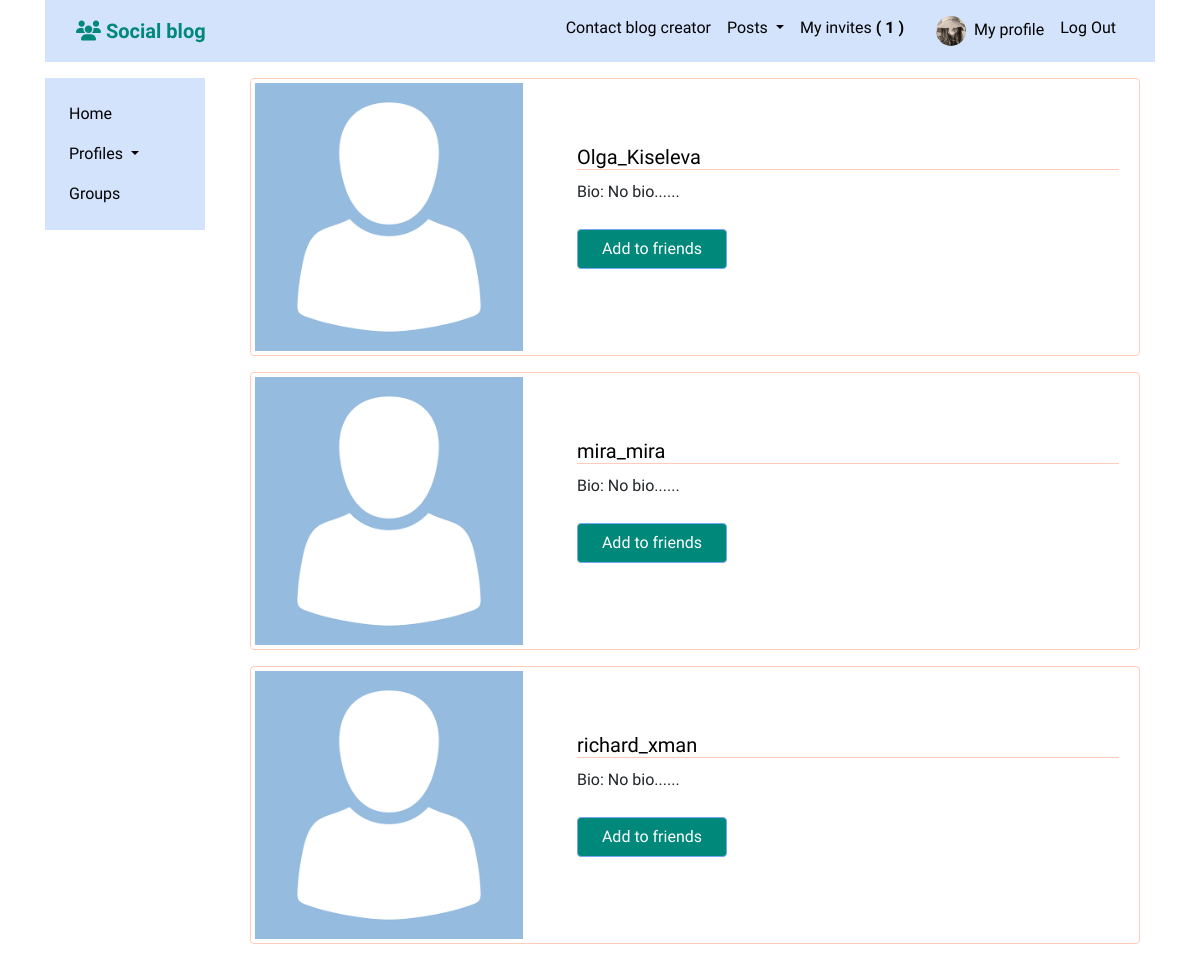
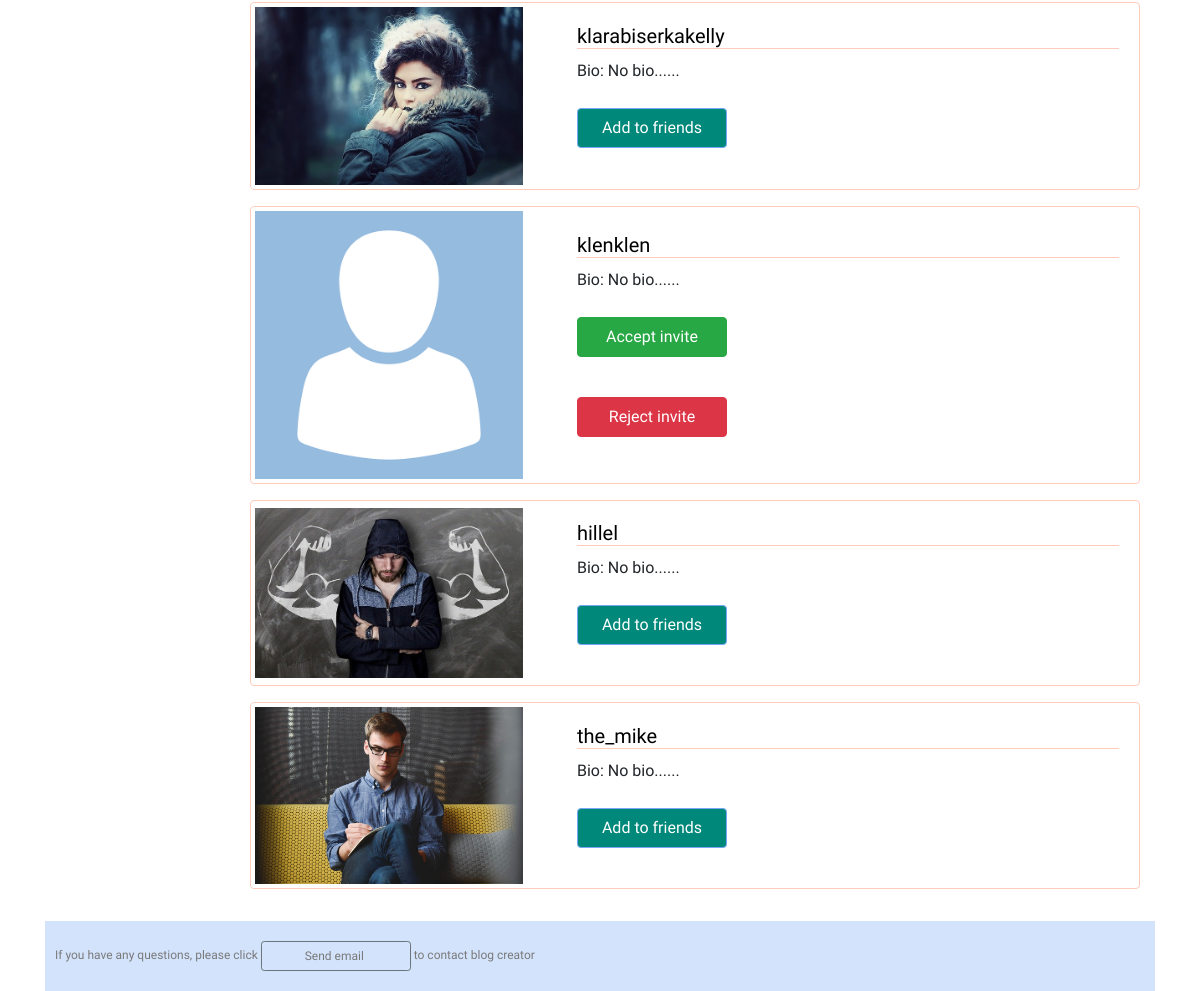
Page /profiles/to_invite/ (signed in) on the committed database (2 pictures, top to bottom).
### profiles/models.py (models this page shows, shortened)
class Profile(models.Model):
    first_name = models.CharField(max_length=100, blank=True)
    last_name = models.CharField(max_length=100, blank=True)
    user = models.OneToOneField(User, on_delete=models.CASCADE)
    bio = models.TextField(default='No bio...')
    friends = models.ManyToManyField(User, related_name='friends', blank=True)
    email = models.EmailField(max_length=200, blank=True)
    country = models.CharField(max_length=200,blank=True)
    avatar = models.ImageField(default='avatar.png', upload_to='avatars/')
    slug = models.SlugField(unique=True, blank=True)
    updated = models.DateTimeField(auto_now=True)
    created = models.DateTimeField(auto_now_add=True)
    objects = ProfileManager()
    def get_absolute_url(self):
        return reverse('profiles:profile_detail_view', kwargs={'slug': self.slug})
    __initial_first_name = None
    __initial_last_name = None
    def __init__(self, *args, **kwargs):
        super().__init__(*args, **kwargs)
        self.__initial_first_name = self.first_name
        self.__initial_last_name = self.last_name
    class Meta:
        ordering = ['-created',]

### profiles/views.py (the view)
# urls.py: path('to_invite/', views.invite_profiles_list_view, name='invite_profiles_view'),
@login_required
def invite_profiles_list_view(request):
    user = request.user
    profile = Profile.objects.get(user=user)
    qs = Profile.objects.get_all_profiles_to_invite(user)
    rel_r = Relationship.objects.filter(sender=profile)
    rel_s = Relationship.objects.filter(receiver=profile)
    rel_receiver = []
    rel_sender = []
    for item in rel_r:
        rel_receiver.append(item.receiver.user)
    for item in rel_s:
        rel_sender.append(item.sender.user)
    context = {
        'rel_receiver': rel_receiver,
        'rel_sender': rel_sender,
        'qs': qs,
    }
    return render(request, 'profiles/to_invite_list.html', context)

### profiles/context_processors.py (called while the page is built)
def profile_pic(request):
    if request.user.is_authenticated:
        profile_obj = Profile.objects.get(user=request.user)
        pic = profile_obj.avatar
        return {'picture': pic}
    return {}

def invitations_no_rec(request):
    if request.user.is_authenticated:
        profile_obj = Profile.objects.get(user=request.user)
        qs_count = Relationship.objects.invitations_received(profile_obj).count()
        return {'invitations_no': qs_count}
    return {}

### profiles/models.py (called while the page is built)
    def get_all_profiles_to_invite(self, sender):
        profiles = Profile.objects.all().exclude(user=sender)
        profile = Profile.objects.get(user=sender)
        qs = Relationship.objects.filter(Q(sender=profile) | Q(receiver=profile))
        accepted = set([])
        for rel in qs:
            if rel.status == 'accepted':
                accepted.add(rel.receiver)
                accepted.add(rel.sender)
        available = [profile for profile in profiles if profile not in accepted]
        return available

    def invitations_received(self, receiver):
        qs = Relationship.objects.filter(receiver=receiver, status='send')
        return qs

### profiles/templates/profiles/to_invite_list.html (shortened to what this page needs)
<!DOCTYPE html>
{% extends 'base.html' %}
{% block content %}
<div class='container'>
    {% for object in qs %}
    <div class="card mb-3">
      <div class="row g-0">
        <div class="col-md-4 d-flex align-items-center">
          <a href="{{object.get_absolute_url}}" ><img class="img-thumbnail" src="{{object.avatar.url}}"></a>
        </div>
        <div class="col-md-8 d-flex align-items-center">
          <div class="card-body">
            <a href="{{object.get_absolute_url}}"><h5 class="card-title profile_name">{{object.user}}</h5></a>
            <h6 class="card-text">Bio: {{object.bio|slice:100}}...</h6>
            {% if object.user not in rel_receiver and object.user not in rel_sender %}
                <form method="POST" action="{% url 'profiles:send_invite'%}">
                  <button type="submit" class="btn btn-primary">Add to friends</button>
                </form>
            {% endif %}
            {% if object.user in rel_sender %}
              <form method="post" action="{% url 'profiles:accept_invite' %}">
                <button class="btn btn-success" type="submit">Accept invite</button>
              </form>
              <form method="post" action="{% url 'profiles:reject_invite' %}">
                <button class="btn btn-danger" type="submit">Reject invite</button>
              </form>
            {% endif %}
          </div>
        </div>
      </div>
    </div>
    {% endfor %}
</div>
{% endblock content %}

### static/social_blog/css/master.css (style rules this page uses)
a { color: rgb(0, 0, 0); }
.btn-primary { background:#00887A ; color: rgb(255, 255, 255); border-color:#77A6F7 ; }
.btn { margin-bottom: 20px; margin-top: 20px; width: 150px; height: 40px; }
.card-title { border-bottom: 1px solid #FFCCBC; }
.card { margin-bottom: 20px; background-color: white; border: 1px solid#FFCCBC; }
.img-thumbnail { border: none; background: white; }
.post_content, .profile_name, .line_content { border-bottom: 1px solid #FFCCBC; }

### rows in the picture
Profile: avatar (placeholder picture), user "Olga_Kiseleva", bio "No bio..."
Profile: avatar (placeholder picture), user "mira_mira", bio "No bio..."
Profile: avatar (placeholder picture), user "richard_xman", bio "No bio..."
Profile: avatar (picture), user "klarabiserkakelly", bio "No bio..."
Profile: avatar (placeholder picture), user "klenklen", bio "No bio..."
Profile: avatar (picture), user "hillel", bio "No bio..."
Profile: avatar (picture), user "the_mike", bio "No bio..."

### other values in the picture
{{ invitations_no }} "1"
